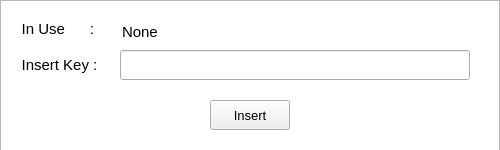
<?xml version="1.0" encoding="UTF-8"?>
<ui version="4.0">
 <class>Form</class>
 <widget class="QWidget" name="Form">
  <property name="windowModality">
   <enum>Qt::ApplicationModal</enum>
  </property>
  <property name="geometry">
   <rect>
    <x>0</x>
    <y>0</y>
    <width>500</width>
    <height>150</height>
   </rect>
  </property>
  <property name="sizePolicy">
   <sizepolicy hsizetype="Fixed" vsizetype="Fixed">
    <horstretch>0</horstretch>
    <verstretch>0</verstretch>
   </sizepolicy>
  </property>
  <property name="minimumSize">
   <size>
    <width>500</width>
    <height>150</height>
   </size>
  </property>
  <property name="maximumSize">
   <size>
    <width>500</width>
    <height>150</height>
   </size>
  </property>
  <property name="font">
   <font>
    <pointsize>10</pointsize>
   </font>
  </property>
  <property name="mouseTracking">
   <bool>true</bool>
  </property>
  <property name="windowTitle">
   <string>Insert API Key</string>
  </property>
  <widget class="QPushButton" name="pushButton">
   <property name="geometry">
    <rect>
     <x>210</x>
     <y>100</y>
     <width>80</width>
     <height>30</height>
    </rect>
   </property>
   <property name="text">
    <string>Insert</string>
   </property>
  </widget>
  <widget class="QTextBrowser" name="textBrowser">
   <property name="geometry">
    <rect>
     <x>0</x>
     <y>0</y>
     <width>500</width>
     <height>200</height>
    </rect>
   </property>
   <property name="html">
    <string>&lt;!DOCTYPE HTML PUBLIC &quot;-//W3C//DTD HTML 4.0//EN&quot; &quot;http://www.w3.org/TR/REC-html40/strict.dtd&quot;&gt;
&lt;html&gt;&lt;head&gt;&lt;meta name=&quot;qrichtext&quot; content=&quot;1&quot; /&gt;&lt;style type=&quot;text/css&quot;&gt;
p, li { white-space: pre-wrap; }
&lt;/style&gt;&lt;/head&gt;&lt;body style=&quot; font-family:'MS Shell Dlg 2'; font-size:10pt; font-weight:400; font-style:normal;&quot;&gt;
&lt;p style=&quot;-qt-paragraph-type:empty; margin-top:0px; margin-bottom:0px; margin-left:0px; margin-right:0px; -qt-block-indent:0; text-indent:0px;&quot;&gt;&lt;br /&gt;&lt;/p&gt;
&lt;p style=&quot; margin-top:0px; margin-bottom:0px; margin-left:0px; margin-right:0px; -qt-block-indent:0; text-indent:0px;&quot;&gt;&lt;span style=&quot; font-size:11pt;&quot;&gt;    In Use      :&lt;/span&gt;&lt;/p&gt;
&lt;p style=&quot;-qt-paragraph-type:empty; margin-top:0px; margin-bottom:0px; margin-left:0px; margin-right:0px; -qt-block-indent:0; text-indent:0px; font-size:11pt;&quot;&gt;&lt;br /&gt;&lt;/p&gt;
&lt;p style=&quot; margin-top:0px; margin-bottom:0px; margin-left:0px; margin-right:0px; -qt-block-indent:0; text-indent:0px;&quot;&gt;&lt;span style=&quot; font-size:11pt;&quot;&gt;    Insert Key :&lt;/span&gt;&lt;/p&gt;&lt;/body&gt;&lt;/html&gt;</string>
   </property>
  </widget>
  <widget class="QLineEdit" name="lineEdit">
   <property name="geometry">
    <rect>
     <x>120</x>
     <y>50</y>
     <width>350</width>
     <height>30</height>
    </rect>
   </property>
   <property name="font">
    <font>
     <pointsize>11</pointsize>
    </font>
   </property>
  </widget>
  <widget class="QLineEdit" name="lineEditOld">
   <property name="geometry">
    <rect>
     <x>120</x>
     <y>17</y>
     <width>350</width>
     <height>30</height>
    </rect>
   </property>
   <property name="font">
    <font>
     <pointsize>11</pointsize>
     <italic>false</italic>
    </font>
   </property>
   <property name="autoFillBackground">
    <bool>false</bool>
   </property>
   <property name="text">
    <string>None</string>
   </property>
   <property name="frame">
    <bool>false</bool>
   </property>
   <property name="readOnly">
    <bool>true</bool>
   </property>
  </widget>
  <zorder>textBrowser</zorder>
  <zorder>pushButton</zorder>
  <zorder>lineEdit</zorder>
  <zorder>lineEditOld</zorder>
 </widget>
 <resources/>
 <connections/>
</ui>
